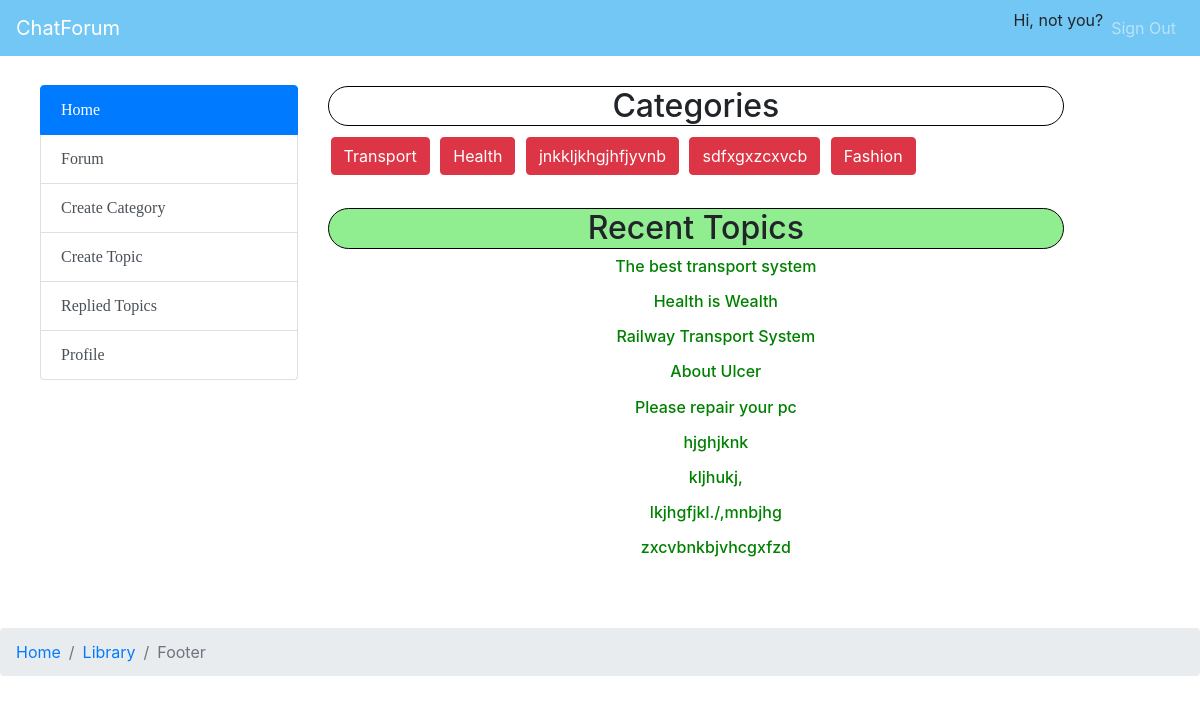
The page / on the database its author committed.
### tables this page shows
CREATE TABLE `categories` (
  `cat_id` int(8) NOT NULL,
  `cat_name` varchar(255) NOT NULL,
  `cat_description` varchar(255) NOT NULL
);

CREATE TABLE `topics` (
  `topic_id` int(8) NOT NULL,
  `topic_subject` varchar(255) NOT NULL,
  `topic_date` datetime NOT NULL,
  `topic_cat` int(8) NOT NULL,
  `topic_by` int(8) NOT NULL
);

### index.php (the view, shortened to what this page needs)
<?php
include 'indexheader.php';
include 'connect.php';
echo '<h2 style="border:1px solid black; text-align:center;background-color:lightbergie; margin-top:1px;border-radius: 25px;">Categories</h2>';
$sql = "SELECT cat_id, cat_name, cat_description FROM categories
        ";
$result = mysqli_query($link, $sql);
if(!$result)
{
echo 'The categories could not be displayed, please try again later.';
}
else
{
if(mysqli_num_rows($result) == 0)
{
echo 'No categories defined yet.';
}
else
{
while($row = mysqli_fetch_assoc($result)) {
 echo'   <a href="category.php?id='. $row['cat_id'] . '">
  <button type="button" class="btn btn-md btn-danger" style="margin:3px 3px">' . $row['cat_name'] . ' </button></a>';
    }
  }
}
echo '<h2 style="border:1px solid black; text-align:center; background-color:lightgreen; margin-top:30px;border-radius: 25px;">Recent Topics</h2>';
$sql="SELECT topic_id,topic_subject,topic_date FROM topics";
$result = mysqli_query($link, $sql);
if(!$result)
{
echo 'The topics could not be displayed, please try again later.';
}
else
{
if(mysqli_num_rows($result) == 0)
{
echo 'No topics defined yet.';
}
else
{
while($row = mysqli_fetch_assoc($result)) {
  echo'   <h6 style="text-align:center "> <ul>
  <a style="color:green;padding-top:-3px; text-decoration: none" href="topic.php?id='. $row['topic_id'] . '">'
  .$row['topic_subject'] . '</a>  </ul> </h6>';
}
}
}
include 'indexfooter.php';
?>

### rows shown on the page
categories: cat_name "Transport"
categories: cat_name "Health"
categories: cat_name "jnkkljkhgjhfjyvnb"
categories: cat_name "sdfxgxzcxvcb"
categories: cat_name "Fashion"
topics: topic_subject "The best transport system"
topics: topic_subject "Health is Wealth"
topics: topic_subject "Railway Transport System"
topics: topic_subject "About Ulcer"
topics: topic_subject "Please repair your pc"
topics: topic_subject "hjghjknk"
topics: topic_subject "kljhukj,"
topics: topic_subject "lkjhgfjkl./,mnbjhg"
topics: topic_subject "zxcvbnkbjvhcgxfzd"
